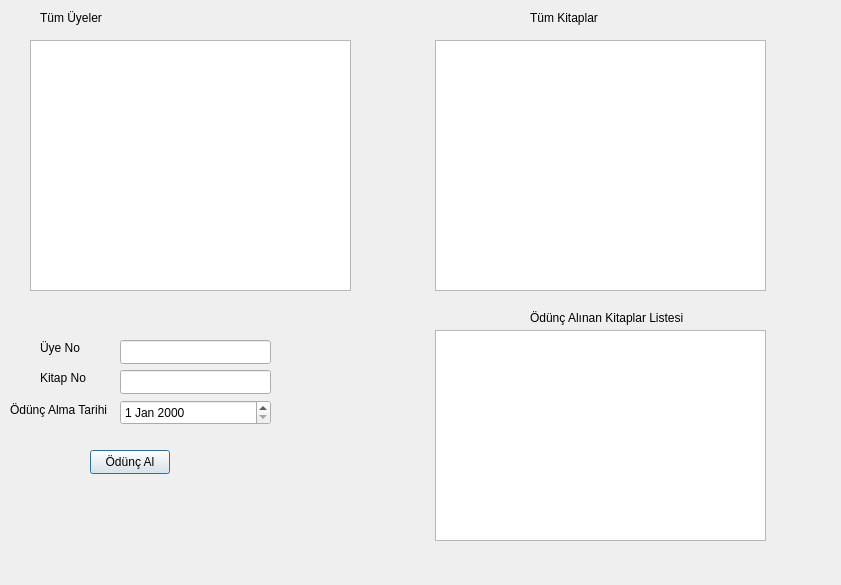
<?xml version="1.0" encoding="UTF-8"?>
<ui version="4.0">
 <class>OduncAlmaIslemleri</class>
 <widget class="QDialog" name="OduncAlmaIslemleri">
  <property name="geometry">
   <rect>
    <x>0</x>
    <y>0</y>
    <width>841</width>
    <height>585</height>
   </rect>
  </property>
  <property name="windowTitle">
   <string>Dialog</string>
  </property>
  <widget class="QTableWidget" name="uye_tablo">
   <property name="geometry">
    <rect>
     <x>30</x>
     <y>40</y>
     <width>321</width>
     <height>251</height>
    </rect>
   </property>
  </widget>
  <widget class="QLabel" name="label">
   <property name="geometry">
    <rect>
     <x>40</x>
     <y>10</y>
     <width>101</width>
     <height>16</height>
    </rect>
   </property>
   <property name="text">
    <string>Tüm Üyeler</string>
   </property>
  </widget>
  <widget class="QTableWidget" name="kitap_tablo">
   <property name="geometry">
    <rect>
     <x>435</x>
     <y>40</y>
     <width>331</width>
     <height>251</height>
    </rect>
   </property>
  </widget>
  <widget class="QLabel" name="label_2">
   <property name="geometry">
    <rect>
     <x>530</x>
     <y>10</y>
     <width>101</width>
     <height>16</height>
    </rect>
   </property>
   <property name="text">
    <string>Tüm Kitaplar</string>
   </property>
  </widget>
  <widget class="QTableWidget" name="odunc_tablo">
   <property name="geometry">
    <rect>
     <x>435</x>
     <y>330</y>
     <width>331</width>
     <height>211</height>
    </rect>
   </property>
  </widget>
  <widget class="QLabel" name="label_3">
   <property name="geometry">
    <rect>
     <x>530</x>
     <y>310</y>
     <width>161</width>
     <height>16</height>
    </rect>
   </property>
   <property name="text">
    <string>Ödünç Alınan Kitaplar Listesi</string>
   </property>
  </widget>
  <widget class="QLineEdit" name="uye_no">
   <property name="geometry">
    <rect>
     <x>120</x>
     <y>340</y>
     <width>151</width>
     <height>24</height>
    </rect>
   </property>
  </widget>
  <widget class="QLineEdit" name="kitap_no">
   <property name="geometry">
    <rect>
     <x>120</x>
     <y>370</y>
     <width>151</width>
     <height>24</height>
    </rect>
   </property>
  </widget>
  <widget class="QLabel" name="label_4">
   <property name="geometry">
    <rect>
     <x>40</x>
     <y>340</y>
     <width>49</width>
     <height>16</height>
    </rect>
   </property>
   <property name="text">
    <string>Üye No</string>
   </property>
  </widget>
  <widget class="QLabel" name="label_5">
   <property name="geometry">
    <rect>
     <x>40</x>
     <y>370</y>
     <width>49</width>
     <height>16</height>
    </rect>
   </property>
   <property name="text">
    <string>Kitap No</string>
   </property>
  </widget>
  <widget class="QLabel" name="label_6">
   <property name="geometry">
    <rect>
     <x>10</x>
     <y>400</y>
     <width>111</width>
     <height>20</height>
    </rect>
   </property>
   <property name="text">
    <string>Ödünç Alma Tarihi</string>
   </property>
  </widget>
  <widget class="QDateEdit" name="date_odunc">
   <property name="geometry">
    <rect>
     <x>120</x>
     <y>400</y>
     <width>151</width>
     <height>25</height>
    </rect>
   </property>
   <property name="wrapping">
    <bool>false</bool>
   </property>
  </widget>
  <widget class="QPushButton" name="btn_odunc_alma">
   <property name="geometry">
    <rect>
     <x>90</x>
     <y>450</y>
     <width>80</width>
     <height>24</height>
    </rect>
   </property>
   <property name="text">
    <string>Ödünç Al</string>
   </property>
  </widget>
 </widget>
 <resources/>
 <connections/>
</ui>
